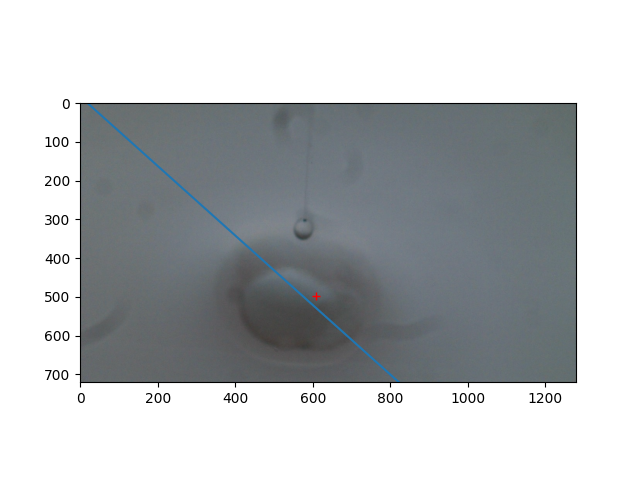
#> input picture Zebrafish_microinjection/Camera/Figure_1.png, 640 x 480 px
$ python Stereo_Reconstruction.py
#> lines starting #> are read from the running program, lines starting #| are printed output that depends on the picture
#> further down, img_left is the input picture: shape (480, 640, 3); mean B, G, R 189.9, 187.8, 184.5
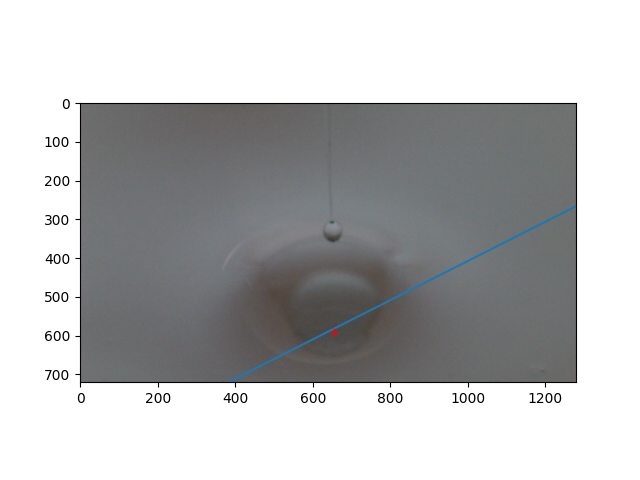
#> input picture Zebrafish_microinjection/Camera/Figure_2.png, 640 x 480 px
#> further down, img_right is the input picture: shape (480, 640, 3); mean B, G, R 187.5, 186.8, 186.2
import cv2
import numpy as np
import scipy.io as sio
from scipy.linalg import null_space
from scipy.linalg import svd
import matplotlib.pyplot as plt
import sys
from sklearn.neighbors import NearestNeighbors
from mpl_toolkits.mplot3d import Axes3D
import pandas as pd
import random

# [29 lines left out: function find_match, not called in this run]


def compute_F(pts1, pts2):
    # TO DO
    total_iter = 100000;
    inlines = np.zeros((total_iter,1));
    F_matrix = [];
    iter_numb = 0;
    threshold = 0.01;
    rand_numb = len(pts1)
    while (iter_numb < total_iter):
        if iter_numb % 1000 == 0:
            print('Current iter number', iter_numb)
        flag = 0
        A_mat = []
        list_rand = random.sample(range(0, rand_numb), 8)
        for i in list_rand:
            A_temp = [pts1[i,0]*pts2[i,0], pts1[i,1]*pts2[i,0], pts2[i,0], pts1[i,0]*pts2[i,1], pts1[i,1]*pts2[i,1], pts2[i,1], pts1[i,0], pts1[i,1], 1.0]
            A_mat.append(A_temp)
        A_mat = np.array(A_mat)
        fn = null_space(A_mat)[:,0]
        f_mat = fn.reshape((3,3))
        f_mat = f_mat/f_mat[2,2]
        [U,D,V] = svd(f_mat)
        D[2] = 0
        mod_f = U@np.diag(D) @ V
        for i in range(0, rand_numb):
            u = np.array([pts1[i,0],pts1[i,1],1])
            v = np.array([pts2[i,0],pts2[i,1],1])
            err = (v.T) @ mod_f @ u
            if(np.abs(err) < threshold):
                flag = flag + 1
        inlines[iter_numb] = flag
        F_matrix.append(mod_f)
        iter_numb = iter_numb + 1
    idx = np.argmax(inlines)
    F = F_matrix[idx]
    return F

# [71 lines left out: functions triangulation, disambiguate_pose, compute_rectification, dense_match, not called in this run]

def points_colab():
    pts1 = np.array([[8, 482], [323, 680], [330, 632], [78, 477], [657, 461], [690, 439], [867, 321], [893, 300], [362, 272], [378, 258], [715, 51], [689, 63], [434, 209], [458, 197]])
    pts2 = np.array([[572, 81], [233, 271], [282, 271], [569, 120], [533, 518], [566, 548], [733, 679], [778, 713], [897, 322], [917, 339], [1270, 599], [1228, 568], [983, 389], [1013, 412]])

    pts1 = np.array([[82, 477], [411, 668], [163, 472], [415, 629], [745, 457], [787, 431], [428, 263], [463, 244], [595, 257], [951, 320], [987, 291], [530, 203], [553, 190], [772, 57], [790, 42], [940, 285], [581, 2], [615, 2], [590, 257], [584, 122], [609, 123], [464, 428], [505, 399], [588, 193], [602, 193], [576, 52], [614, 53]])
    pts2 = np.array([[428, 43], [75, 229], [426, 72], [139, 235], [381, 480], [422, 511], [754, 281], [785, 301], [505, 238], [597, 638], [634, 667], [837, 343], [879, 374], [1086, 529], [1127, 560], [651, 636], [515, 3], [483, 1], [500, 237], [515, 111], [492, 113], [482, 288], [511, 315], [513, 174], [496, 173], [519, 55], [483, 55]])
    return pts1, pts2


# PROVIDED functions
# [15 lines left out: function compute_camera_pose, not called in this run]


def visualize_img_pair(img1, img2):
    img = np.hstack((img1, img2))
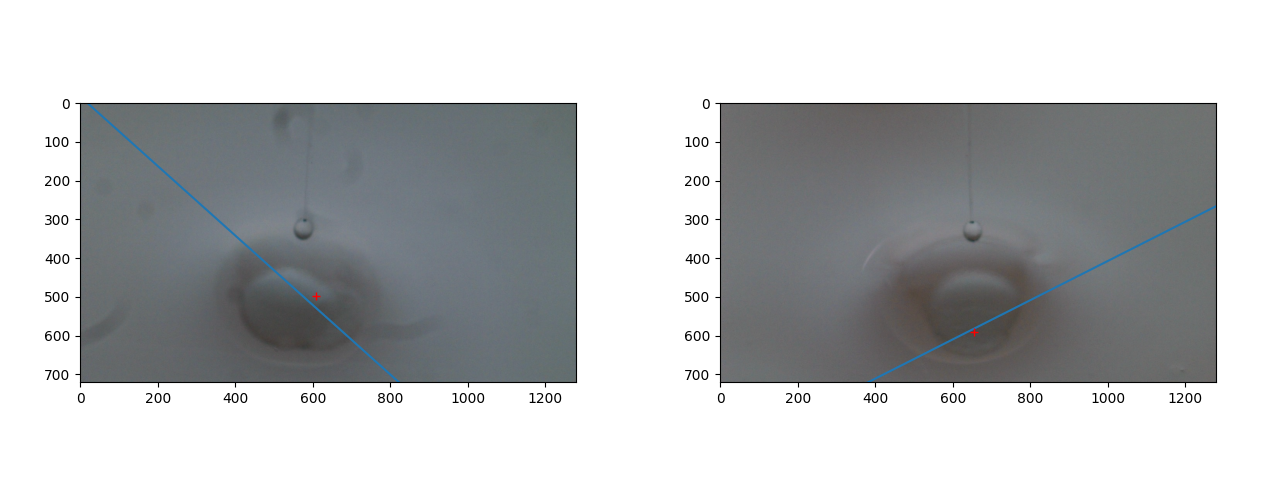
#> img: shape (480, 1280, 3); mean B, G, R 188.7, 187.3, 185.3
    plt.figure(1)
    if img1.ndim == 3:
        plt.imshow(cv2.cvtColor(img, cv2.COLOR_BGR2RGB))
    else:
        plt.imshow(img, cmap='gray')
    plt.axis('off')
    plt.show()


def visualize_find_match(img1, img2, pts1, pts2):
    assert pts1.shape == pts2.shape, 'x1 and x2 should have same shape!'
    plt.figure(2)
    img_h = img1.shape[0]
#> img_h = 480
    scale_factor1 = img_h/img1.shape[0]
#> scale_factor1 = 1
    scale_factor2 = img_h/img2.shape[0]
#> scale_factor2 = 1
    img1_resized = cv2.resize(img1, None, fx=scale_factor1, fy=scale_factor1)
    img2_resized = cv2.resize(img2, None, fx=scale_factor2, fy=scale_factor2)
    pts1 = pts1 * scale_factor1
    pts2 = pts2 * scale_factor2
    pts2[:, 0] += img1_resized.shape[1]
    img = np.hstack((img1_resized, img2_resized))
    plt.imshow(cv2.cvtColor(img, cv2.COLOR_BGR2RGB))
    for i in range(pts1.shape[0]):
        plt.plot([pts1[i, 0], pts2[i, 0]], [pts1[i, 1], pts2[i, 1]], 'b.-', linewidth=0.5, markersize=5)
    plt.axis('off')
    plt.show()
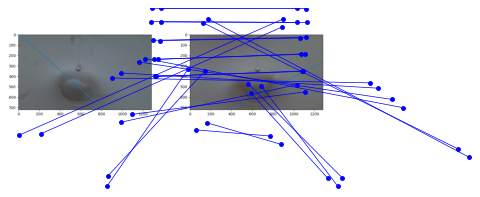
#> figure drawn by matplotlib, 1 panel


# [110 lines left out: functions visualize_epipolar_lines, find_epipolar_line_end_points, visualize_camera_poses, visualize_camera_poses_with_pts, draw_camera, set_axes_equal and 1 more, not called in this run]


if __name__ == '__main__':
    # read in left and right images as RGB images
    # img_left = cv2.imread('./left.jpg', 1)
    # img_right = cv2.imread('./right.jpg', 1)
    img_left = cv2.imread('./Figure_1.png', 1)
    img_right = cv2.imread('./Figure_2.png', 1)
    visualize_img_pair(img_left, img_right)

    # Step 1: find correspondences between image pair
    # pts1, pts2 = find_match(img_left, img_right)
    pts1, pts2 = points_colab()
    visualize_find_match(img_left, img_right, pts1, pts2)

    # Step 2: compute fundamental matrix
#> (the run stopped early here; a loop or call above may not have finished)
